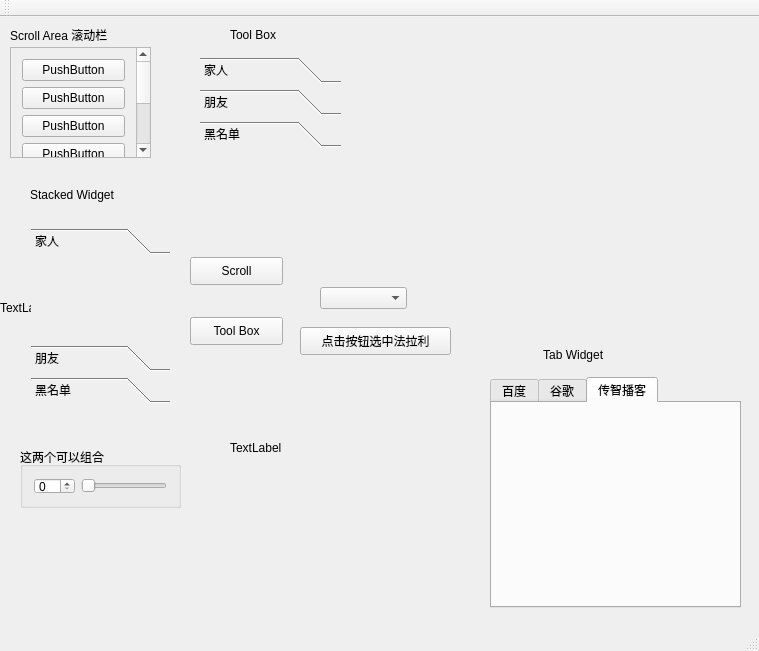
<?xml version="1.0" encoding="UTF-8"?>
<ui version="4.0">
 <class>MainWindow</class>
 <widget class="QMainWindow" name="MainWindow">
  <property name="geometry">
   <rect>
    <x>0</x>
    <y>0</y>
    <width>759</width>
    <height>651</height>
   </rect>
  </property>
  <property name="windowTitle">
   <string>MainWindow</string>
  </property>
  <widget class="QWidget" name="centralWidget">
   <widget class="QScrollArea" name="scrollArea">
    <property name="geometry">
     <rect>
      <x>10</x>
      <y>30</y>
      <width>141</width>
      <height>111</height>
     </rect>
    </property>
    <property name="widgetResizable">
     <bool>true</bool>
    </property>
    <widget class="QWidget" name="scrollAreaWidgetContents">
     <property name="geometry">
      <rect>
       <x>0</x>
       <y>-34</y>
       <width>122</width>
       <height>215</height>
      </rect>
     </property>
     <layout class="QVBoxLayout" name="verticalLayout">
      <item>
       <widget class="QPushButton" name="pushButton_4">
        <property name="text">
         <string>PushButton</string>
        </property>
       </widget>
      </item>
      <item>
       <widget class="QPushButton" name="pushButton">
        <property name="text">
         <string>PushButton</string>
        </property>
       </widget>
      </item>
      <item>
       <widget class="QPushButton" name="pushButton_3">
        <property name="text">
         <string>PushButton</string>
        </property>
       </widget>
      </item>
      <item>
       <widget class="QPushButton" name="pushButton_2">
        <property name="text">
         <string>PushButton</string>
        </property>
       </widget>
      </item>
      <item>
       <widget class="QPushButton" name="pushButton_7">
        <property name="text">
         <string>PushButton</string>
        </property>
       </widget>
      </item>
      <item>
       <widget class="QPushButton" name="pushButton_6">
        <property name="text">
         <string>PushButton</string>
        </property>
       </widget>
      </item>
      <item>
       <widget class="QPushButton" name="pushButton_5">
        <property name="text">
         <string>PushButton</string>
        </property>
       </widget>
      </item>
     </layout>
    </widget>
   </widget>
   <widget class="QLabel" name="label">
    <property name="geometry">
     <rect>
      <x>10</x>
      <y>10</y>
      <width>161</width>
      <height>16</height>
     </rect>
    </property>
    <property name="text">
     <string>Scroll Area 滚动栏</string>
    </property>
   </widget>
   <widget class="QToolBox" name="toolBox">
    <property name="geometry">
     <rect>
      <x>200</x>
      <y>40</y>
      <width>141</width>
      <height>145</height>
     </rect>
    </property>
    <property name="currentIndex">
     <number>2</number>
    </property>
    <widget class="QWidget" name="page">
     <property name="geometry">
      <rect>
       <x>0</x>
       <y>0</y>
       <width>141</width>
       <height>67</height>
      </rect>
     </property>
     <attribute name="label">
      <string>家人</string>
     </attribute>
    </widget>
    <widget class="QWidget" name="page_2">
     <property name="geometry">
      <rect>
       <x>0</x>
       <y>0</y>
       <width>141</width>
       <height>67</height>
      </rect>
     </property>
     <attribute name="label">
      <string>朋友</string>
     </attribute>
    </widget>
    <widget class="QWidget" name="page_3">
     <property name="geometry">
      <rect>
       <x>0</x>
       <y>0</y>
       <width>141</width>
       <height>67</height>
      </rect>
     </property>
     <attribute name="label">
      <string>黑名单</string>
     </attribute>
    </widget>
   </widget>
   <widget class="QLabel" name="label_2">
    <property name="geometry">
     <rect>
      <x>230</x>
      <y>10</y>
      <width>72</width>
      <height>15</height>
     </rect>
    </property>
    <property name="text">
     <string>Tool Box</string>
    </property>
   </widget>
   <widget class="QTabWidget" name="tabWidget">
    <property name="geometry">
     <rect>
      <x>490</x>
      <y>360</y>
      <width>251</width>
      <height>231</height>
     </rect>
    </property>
    <property name="currentIndex">
     <number>2</number>
    </property>
    <widget class="QWidget" name="tab">
     <attribute name="title">
      <string notr="true">百度</string>
     </attribute>
    </widget>
    <widget class="QWidget" name="tab_2">
     <attribute name="title">
      <string>谷歌</string>
     </attribute>
    </widget>
    <widget class="QWidget" name="tab_3">
     <attribute name="title">
      <string notr="true">传智播客</string>
     </attribute>
    </widget>
   </widget>
   <widget class="QLabel" name="label_3">
    <property name="geometry">
     <rect>
      <x>540</x>
      <y>330</y>
      <width>121</width>
      <height>16</height>
     </rect>
    </property>
    <property name="text">
     <string> Tab Widget</string>
    </property>
   </widget>
   <widget class="QStackedWidget" name="stackedWidget">
    <property name="geometry">
     <rect>
      <x>20</x>
      <y>200</y>
      <width>161</width>
      <height>197</height>
     </rect>
    </property>
    <property name="currentIndex">
     <number>1</number>
    </property>
    <widget class="QWidget" name="page_4">
     <widget class="QScrollArea" name="scrollArea_2">
      <property name="geometry">
       <rect>
        <x>11</x>
        <y>11</y>
        <width>117</width>
        <height>262</height>
       </rect>
      </property>
      <property name="widgetResizable">
       <bool>true</bool>
      </property>
      <widget class="QWidget" name="scrollAreaWidgetContents_2">
       <property name="geometry">
        <rect>
         <x>0</x>
         <y>0</y>
         <width>115</width>
         <height>260</height>
        </rect>
       </property>
       <layout class="QVBoxLayout" name="verticalLayout_2">
        <item>
         <widget class="QPushButton" name="pushButton_8">
          <property name="text">
           <string>PushButton</string>
          </property>
         </widget>
        </item>
        <item>
         <widget class="QPushButton" name="pushButton_9">
          <property name="text">
           <string>PushButton</string>
          </property>
         </widget>
        </item>
        <item>
         <widget class="QPushButton" name="pushButton_10">
          <property name="text">
           <string>PushButton</string>
          </property>
         </widget>
        </item>
        <item>
         <widget class="QPushButton" name="pushButton_11">
          <property name="text">
           <string>PushButton</string>
          </property>
         </widget>
        </item>
        <item>
         <widget class="QPushButton" name="pushButton_12">
          <property name="text">
           <string>PushButton</string>
          </property>
         </widget>
        </item>
        <item>
         <widget class="QPushButton" name="pushButton_13">
          <property name="text">
           <string>PushButton</string>
          </property>
         </widget>
        </item>
        <item>
         <widget class="QPushButton" name="pushButton_14">
          <property name="text">
           <string>PushButton</string>
          </property>
         </widget>
        </item>
       </layout>
      </widget>
     </widget>
    </widget>
    <widget class="QWidget" name="page_5">
     <layout class="QVBoxLayout" name="verticalLayout_3">
      <item>
       <widget class="QToolBox" name="toolBox_2">
        <property name="currentIndex">
         <number>0</number>
        </property>
        <widget class="QWidget" name="page_6">
         <property name="geometry">
          <rect>
           <x>0</x>
           <y>0</y>
           <width>143</width>
           <height>101</height>
          </rect>
         </property>
         <attribute name="label">
          <string>家人</string>
         </attribute>
        </widget>
        <widget class="QWidget" name="page_7">
         <property name="geometry">
          <rect>
           <x>0</x>
           <y>0</y>
           <width>143</width>
           <height>101</height>
          </rect>
         </property>
         <attribute name="label">
          <string>朋友</string>
         </attribute>
        </widget>
        <widget class="QWidget" name="page_8">
         <property name="geometry">
          <rect>
           <x>0</x>
           <y>0</y>
           <width>143</width>
           <height>101</height>
          </rect>
         </property>
         <attribute name="label">
          <string>黑名单</string>
         </attribute>
        </widget>
       </widget>
      </item>
     </layout>
    </widget>
   </widget>
   <widget class="QLabel" name="label_4">
    <property name="geometry">
     <rect>
      <x>30</x>
      <y>170</y>
      <width>121</width>
      <height>16</height>
     </rect>
    </property>
    <property name="text">
     <string>Stacked Widget</string>
    </property>
   </widget>
   <widget class="QPushButton" name="btn_scr">
    <property name="geometry">
     <rect>
      <x>190</x>
      <y>240</y>
      <width>93</width>
      <height>28</height>
     </rect>
    </property>
    <property name="text">
     <string>Scroll</string>
    </property>
   </widget>
   <widget class="QPushButton" name="btn_tool">
    <property name="geometry">
     <rect>
      <x>190</x>
      <y>300</y>
      <width>93</width>
      <height>28</height>
     </rect>
    </property>
    <property name="text">
     <string>Tool Box</string>
    </property>
   </widget>
   <widget class="QComboBox" name="comboBox">
    <property name="geometry">
     <rect>
      <x>320</x>
      <y>270</y>
      <width>87</width>
      <height>22</height>
     </rect>
    </property>
   </widget>
   <widget class="QPushButton" name="pushButton_15">
    <property name="geometry">
     <rect>
      <x>300</x>
      <y>310</y>
      <width>151</width>
      <height>28</height>
     </rect>
    </property>
    <property name="text">
     <string>点击按钮选中法拉利</string>
    </property>
   </widget>
   <widget class="QGroupBox" name="groupBox">
    <property name="geometry">
     <rect>
      <x>20</x>
      <y>430</y>
      <width>161</width>
      <height>61</height>
     </rect>
    </property>
    <property name="title">
     <string>这两个可以组合</string>
    </property>
    <layout class="QHBoxLayout" name="horizontalLayout">
     <item>
      <widget class="QSpinBox" name="spinBox"/>
     </item>
     <item>
      <widget class="QSlider" name="horizontalSlider">
       <property name="orientation">
        <enum>Qt::Horizontal</enum>
       </property>
      </widget>
     </item>
    </layout>
   </widget>
   <widget class="QLabel" name="label_image">
    <property name="geometry">
     <rect>
      <x>0</x>
      <y>-10</y>
      <width>751</width>
      <height>601</height>
     </rect>
    </property>
    <property name="text">
     <string>TextLabel</string>
    </property>
   </widget>
   <widget class="QLabel" name="label_gif">
    <property name="geometry">
     <rect>
      <x>230</x>
      <y>370</y>
      <width>131</width>
      <height>121</height>
     </rect>
    </property>
    <property name="text">
     <string>TextLabel</string>
    </property>
   </widget>
   <zorder>label_image</zorder>
   <zorder>scrollArea</zorder>
   <zorder>label</zorder>
   <zorder>toolBox</zorder>
   <zorder>label_2</zorder>
   <zorder>tabWidget</zorder>
   <zorder>label_3</zorder>
   <zorder>stackedWidget</zorder>
   <zorder>label_4</zorder>
   <zorder>btn_scr</zorder>
   <zorder>btn_tool</zorder>
   <zorder>comboBox</zorder>
   <zorder>pushButton_15</zorder>
   <zorder>groupBox</zorder>
   <zorder>label_gif</zorder>
  </widget>
  <widget class="QMenuBar" name="menuBar">
   <property name="geometry">
    <rect>
     <x>0</x>
     <y>0</y>
     <width>759</width>
     <height>23</height>
    </rect>
   </property>
  </widget>
  <widget class="QToolBar" name="mainToolBar">
   <attribute name="toolBarArea">
    <enum>TopToolBarArea</enum>
   </attribute>
   <attribute name="toolBarBreak">
    <bool>false</bool>
   </attribute>
  </widget>
  <widget class="QStatusBar" name="statusBar"/>
 </widget>
 <layoutdefault spacing="6" margin="11"/>
 <resources/>
 <connections/>
</ui>
